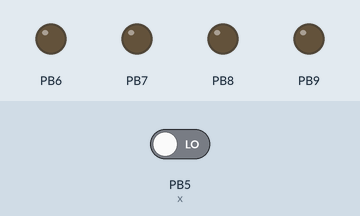
Simulated run of this sketch. Board: STM32 Blue Pill. Parts: output pins drawn as LEDs (lit = HIGH). Dashed ring = blinking. Inputs (shaded band) come from the test bench; at power-on: PB5 (x) LOW.

Above: at 1.2 s.
1.3 s: PB5 (x) driven HIGH
At 2.35 s:
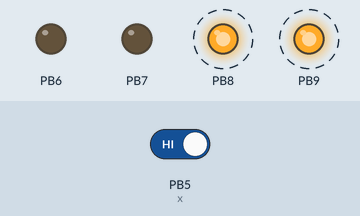
4.3 s: PB5 (x) driven LOW
At 5.5 s:
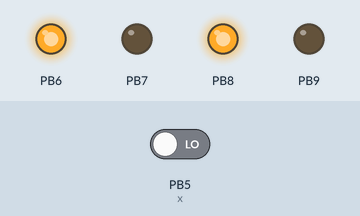
5.8 s: PB5 (x) driven HIGH
At 7.45 s:
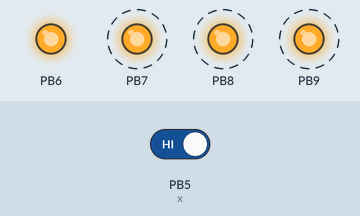
Timing chart, 0 to 14.8 s (numbered marks = the images above; inputs shaded):
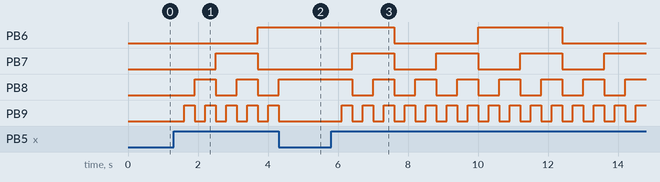

The sketch:

sadaf.ino
```cpp
#define a  PB6
#define b  PB7
#define c  PB8
#define d  PB9
#define x  PB5

char pins[5]={a,b,c,d,x};

bool state[4]={0,0,0,0};
void setup() {
for(int i=0;i<4;i++){pinMode(pins[i],OUTPUT);}
pinMode(pins[4],INPUT);

}

void loop() {
 if(digitalRead(x)){
    if(state[3]){
      if(state[2]){
        if(state[1]){
          if(state[0]){
            for(int i=0;i<4;i++){state[i]=0;}
          }else{state[0]=1;state[1]=0;state[2]=0;state[3]=0;}
        }else{state[1]=1;state[2]=0;state[3]=0;}
      }else{state[2]=1;state[3]=0;}
    }else{state[3]=1;}
   delay(300);


 }else{delay(100);}
 for(int i=0;i<4;i++){digitalWrite(pins[i],state[i]);}
}
```

Measured:
- after the input at 1.3 s, PB6: LOW → HIGH after 2.4 s; PB7: LOW → HIGH after 1.2 s, → LOW 1.2 s later; PB8: alternates HIGH for 0.60 s and LOW for 0.60 s, starting after 0.60 s; PB9: alternates HIGH for 0.30 s and LOW for 0.30 s, starting after 0.30 s
- after the input at 4.3 s, PB7: stays LOW (without the input it goes to HIGH after 0.60 s); PB8: goes on until 4.3 s, then stays HIGH; PB9: goes on until 4.3 s, then stays LOW
- after the input at 5.8 s, PB6: HIGH → LOW after 1.8 s, → HIGH 2.4 s later, → LOW 2.4 s later; PB7: alternates HIGH for 1.2 s and LOW for 1.2 s, starting after 0.60 s; PB8: alternates HIGH for 0.60 s and LOW for 0.60 s, starting after 0.60 s; PB9: alternates HIGH for 0.30 s and LOW for 0.30 s, starting after 0.30 s
